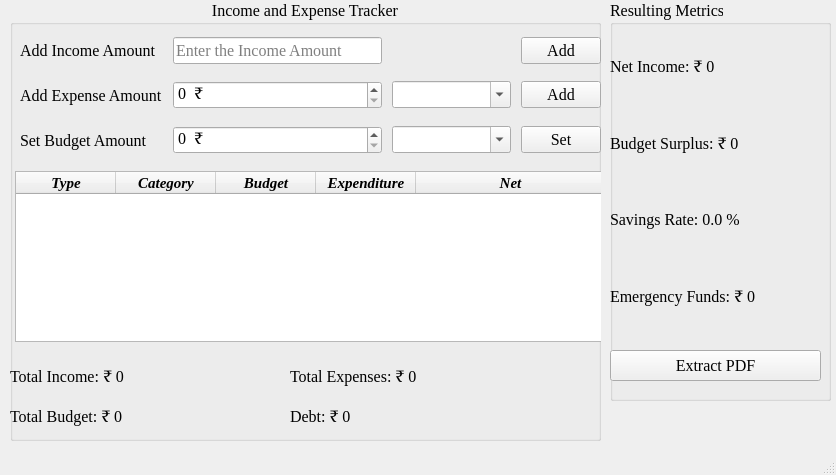
<?xml version="1.0" encoding="UTF-8"?>
<ui version="4.0">
 <class>IncomeAndExpenseTracker</class>
 <widget class="QMainWindow" name="IncomeAndExpenseTracker">
  <property name="geometry">
   <rect>
    <x>0</x>
    <y>0</y>
    <width>836</width>
    <height>475</height>
   </rect>
  </property>
  <property name="font">
   <font>
    <family>Times New Roman</family>
    <pointsize>12</pointsize>
   </font>
  </property>
  <property name="cursor">
   <cursorShape>PointingHandCursor</cursorShape>
  </property>
  <property name="mouseTracking">
   <bool>false</bool>
  </property>
  <property name="windowTitle">
   <string>Income and Expense Tracker</string>
  </property>
  <widget class="QWidget" name="centralwidget">
   <widget class="QGroupBox" name="gb_Inputs_and_display">
    <property name="enabled">
     <bool>true</bool>
    </property>
    <property name="geometry">
     <rect>
      <x>10</x>
      <y>0</y>
      <width>591</width>
      <height>441</height>
     </rect>
    </property>
    <property name="title">
     <string>Income and Expense Tracker</string>
    </property>
    <property name="alignment">
     <set>Qt::AlignmentFlag::AlignHCenter|Qt::AlignmentFlag::AlignTop</set>
    </property>
    <widget class="QWidget" name="gridLayoutWidget">
     <property name="geometry">
      <rect>
       <x>10</x>
       <y>20</y>
       <width>581</width>
       <height>151</height>
      </rect>
     </property>
     <layout class="QGridLayout" name="gridLayout">
      <property name="horizontalSpacing">
       <number>10</number>
      </property>
      <property name="verticalSpacing">
       <number>0</number>
      </property>
      <item row="1" column="3">
       <widget class="QComboBox" name="cb_Expense_Category">
        <property name="enabled">
         <bool>true</bool>
        </property>
        <property name="toolTip">
         <string>select of type category for expense</string>
        </property>
        <property name="toolTipDuration">
         <number>-2</number>
        </property>
        <property name="editable">
         <bool>true</bool>
        </property>
        <property name="currentText">
         <string/>
        </property>
        <property name="placeholderText">
         <string>category</string>
        </property>
        <item>
         <property name="text">
          <string>Rent</string>
         </property>
        </item>
        <item>
         <property name="text">
          <string>Utilities</string>
         </property>
        </item>
        <item>
         <property name="text">
          <string>Groceries</string>
         </property>
        </item>
        <item>
         <property name="text">
          <string>Entertainment</string>
         </property>
        </item>
       </widget>
      </item>
      <item row="0" column="4">
       <widget class="QPushButton" name="pb_Income">
        <property name="text">
         <string>Add</string>
        </property>
        <property name="icon">
         <iconset theme="QIcon::ThemeIcon::ListAdd"/>
        </property>
       </widget>
      </item>
      <item row="1" column="4">
       <widget class="QPushButton" name="pb_Expense">
        <property name="text">
         <string>Add</string>
        </property>
        <property name="icon">
         <iconset theme="QIcon::ThemeIcon::ListAdd"/>
        </property>
       </widget>
      </item>
      <item row="0" column="2">
       <widget class="QLineEdit" name="le_Income">
        <property name="text">
         <string/>
        </property>
        <property name="maxLength">
         <number>32767</number>
        </property>
        <property name="placeholderText">
         <string>Enter the Income Amount</string>
        </property>
       </widget>
      </item>
      <item row="0" column="0">
       <widget class="QLabel" name="label">
        <property name="text">
         <string>Add Income Amount</string>
        </property>
       </widget>
      </item>
      <item row="1" column="0">
       <widget class="QLabel" name="label_2">
        <property name="text">
         <string>Add Expense Amount</string>
        </property>
       </widget>
      </item>
      <item row="2" column="0">
       <widget class="QLabel" name="label_3">
        <property name="text">
         <string>Set Budget Amount</string>
        </property>
       </widget>
      </item>
      <item row="2" column="2">
       <widget class="QSpinBox" name="sb_Budget">
        <property name="toolTip">
         <string>enter the monthly budget</string>
        </property>
        <property name="wrapping">
         <bool>false</bool>
        </property>
        <property name="frame">
         <bool>true</bool>
        </property>
        <property name="suffix">
         <string>  ₹</string>
        </property>
        <property name="maximum">
         <number>1000000</number>
        </property>
        <property name="singleStep">
         <number>100</number>
        </property>
       </widget>
      </item>
      <item row="2" column="4">
       <widget class="QPushButton" name="pb_Budget">
        <property name="text">
         <string>Set</string>
        </property>
        <property name="icon">
         <iconset theme="QIcon::ThemeIcon::SystemLogOut"/>
        </property>
       </widget>
      </item>
      <item row="2" column="3">
       <widget class="QComboBox" name="cb_Budget_Category">
        <property name="enabled">
         <bool>true</bool>
        </property>
        <property name="toolTip">
         <string>select of type category for expense</string>
        </property>
        <property name="toolTipDuration">
         <number>-2</number>
        </property>
        <property name="editable">
         <bool>true</bool>
        </property>
        <property name="currentText">
         <string/>
        </property>
        <property name="placeholderText">
         <string>category</string>
        </property>
        <item>
         <property name="text">
          <string>Rent</string>
         </property>
        </item>
        <item>
         <property name="text">
          <string>Utilities</string>
         </property>
        </item>
        <item>
         <property name="text">
          <string>Groceries</string>
         </property>
        </item>
        <item>
         <property name="text">
          <string>Entertainment</string>
         </property>
        </item>
       </widget>
      </item>
      <item row="1" column="2">
       <widget class="QSpinBox" name="sb_Expense">
        <property name="toolTip">
         <string>enter the monthly budget</string>
        </property>
        <property name="wrapping">
         <bool>false</bool>
        </property>
        <property name="frame">
         <bool>true</bool>
        </property>
        <property name="suffix">
         <string>  ₹</string>
        </property>
        <property name="maximum">
         <number>1000000</number>
        </property>
        <property name="singleStep">
         <number>100</number>
        </property>
       </widget>
      </item>
     </layout>
    </widget>
    <widget class="QTableWidget" name="tw_Summary">
     <property name="geometry">
      <rect>
       <x>5</x>
       <y>171</y>
       <width>591</width>
       <height>171</height>
      </rect>
     </property>
     <property name="sizePolicy">
      <sizepolicy hsizetype="Expanding" vsizetype="Expanding">
       <horstretch>0</horstretch>
       <verstretch>0</verstretch>
      </sizepolicy>
     </property>
     <property name="alternatingRowColors">
      <bool>true</bool>
     </property>
     <property name="horizontalScrollMode">
      <enum>QAbstractItemView::ScrollMode::ScrollPerItem</enum>
     </property>
     <property name="rowCount">
      <number>0</number>
     </property>
     <attribute name="horizontalHeaderShowSortIndicator" stdset="0">
      <bool>false</bool>
     </attribute>
     <attribute name="horizontalHeaderStretchLastSection">
      <bool>true</bool>
     </attribute>
     <attribute name="verticalHeaderShowSortIndicator" stdset="0">
      <bool>false</bool>
     </attribute>
     <column>
      <property name="text">
       <string>Type</string>
      </property>
      <property name="font">
       <font>
        <family>Times New Roman</family>
        <pointsize>11</pointsize>
        <italic>true</italic>
        <bold>true</bold>
        <underline>false</underline>
        <strikeout>false</strikeout>
       </font>
      </property>
     </column>
     <column>
      <property name="text">
       <string>Category</string>
      </property>
      <property name="font">
       <font>
        <family>Times New Roman</family>
        <pointsize>11</pointsize>
        <italic>true</italic>
        <bold>true</bold>
       </font>
      </property>
     </column>
     <column>
      <property name="text">
       <string>Budget</string>
      </property>
      <property name="font">
       <font>
        <family>Times New Roman</family>
        <pointsize>11</pointsize>
        <italic>true</italic>
        <bold>true</bold>
       </font>
      </property>
     </column>
     <column>
      <property name="text">
       <string>Expenditure</string>
      </property>
      <property name="font">
       <font>
        <family>Times New Roman</family>
        <pointsize>11</pointsize>
        <italic>true</italic>
        <bold>true</bold>
       </font>
      </property>
     </column>
     <column>
      <property name="text">
       <string>Net</string>
      </property>
      <property name="font">
       <font>
        <family>Times New Roman</family>
        <pointsize>11</pointsize>
        <italic>true</italic>
        <bold>true</bold>
       </font>
      </property>
     </column>
    </widget>
    <widget class="QLabel" name="l_Total_Income">
     <property name="geometry">
      <rect>
       <x>0</x>
       <y>360</y>
       <width>271</width>
       <height>31</height>
      </rect>
     </property>
     <property name="text">
      <string>Total Income: ₹ 0 </string>
     </property>
    </widget>
    <widget class="QLabel" name="l_Total_Expenses">
     <property name="geometry">
      <rect>
       <x>280</x>
       <y>360</y>
       <width>311</width>
       <height>31</height>
      </rect>
     </property>
     <property name="text">
      <string>Total Expenses: ₹ 0</string>
     </property>
    </widget>
    <widget class="QLabel" name="l_Debt">
     <property name="geometry">
      <rect>
       <x>280</x>
       <y>400</y>
       <width>311</width>
       <height>31</height>
      </rect>
     </property>
     <property name="text">
      <string>Debt: ₹ 0</string>
     </property>
    </widget>
   </widget>
   <widget class="QGroupBox" name="gb_Results">
    <property name="geometry">
     <rect>
      <x>610</x>
      <y>0</y>
      <width>221</width>
      <height>401</height>
     </rect>
    </property>
    <property name="title">
     <string>Resulting Metrics</string>
    </property>
    <widget class="QWidget" name="verticalLayoutWidget">
     <property name="geometry">
      <rect>
       <x>0</x>
       <y>30</y>
       <width>244</width>
       <height>301</height>
      </rect>
     </property>
     <layout class="QVBoxLayout" name="verticalLayout">
      <item>
       <widget class="QLabel" name="l_Net_Income">
        <property name="text">
         <string>Net Income: ₹ 0</string>
        </property>
       </widget>
      </item>
      <item>
       <widget class="QLabel" name="l_Budget_Surplus">
        <property name="text">
         <string>Budget Surplus: ₹ 0</string>
        </property>
       </widget>
      </item>
      <item>
       <widget class="QLabel" name="l_Savings_Rate">
        <property name="text">
         <string>Savings Rate: 0.0 %</string>
        </property>
       </widget>
      </item>
      <item>
       <widget class="QLabel" name="l_Emergency_Funds">
        <property name="text">
         <string>Emergency Funds: ₹ 0</string>
        </property>
       </widget>
      </item>
     </layout>
    </widget>
    <widget class="QPushButton" name="pb_Extract">
     <property name="geometry">
      <rect>
       <x>0</x>
       <y>350</y>
       <width>211</width>
       <height>31</height>
      </rect>
     </property>
     <property name="autoFillBackground">
      <bool>true</bool>
     </property>
     <property name="text">
      <string>Extract PDF</string>
     </property>
    </widget>
   </widget>
   <widget class="QLabel" name="l_Status">
    <property name="geometry">
     <rect>
      <x>610</x>
      <y>410</y>
      <width>221</width>
      <height>31</height>
     </rect>
    </property>
    <property name="text">
     <string/>
    </property>
   </widget>
   <widget class="QLabel" name="l_Total_Budget">
    <property name="geometry">
     <rect>
      <x>10</x>
      <y>400</y>
      <width>271</width>
      <height>31</height>
     </rect>
    </property>
    <property name="text">
     <string>Total Budget: ₹ 0</string>
    </property>
   </widget>
  </widget>
  <widget class="QMenuBar" name="menubar">
   <property name="geometry">
    <rect>
     <x>0</x>
     <y>0</y>
     <width>836</width>
     <height>24</height>
    </rect>
   </property>
  </widget>
  <widget class="QStatusBar" name="statusbar"/>
 </widget>
 <tabstops>
  <tabstop>sb_Budget</tabstop>
  <tabstop>pb_Budget</tabstop>
  <tabstop>le_Income</tabstop>
  <tabstop>pb_Income</tabstop>
  <tabstop>cb_Expense_Category</tabstop>
  <tabstop>pb_Expense</tabstop>
  <tabstop>tw_Summary</tabstop>
  <tabstop>pb_Extract</tabstop>
 </tabstops>
 <resources/>
 <connections/>
</ui>
